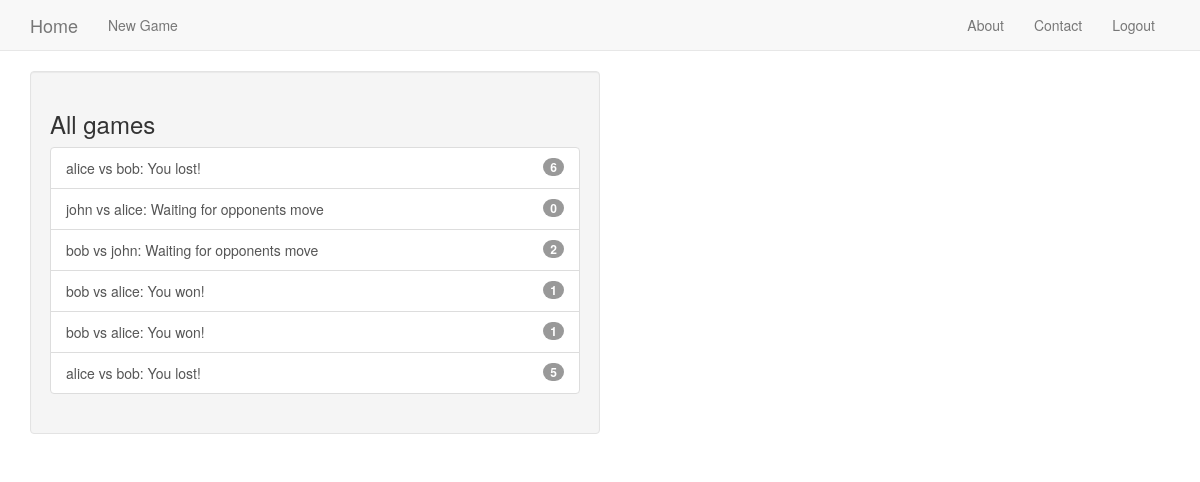
Screenshot of /tictactoe/game/all (signed in) with the database file from the repository.
### tictactoe/models.py (models this page shows, shortened)
class Game(models.Model):
    first_player = models.ForeignKey(User, related_name='games_first_player')
    second_player = models.ForeignKey(User, related_name='games_second_player')
    next_to_move = models.ForeignKey(User, related_name='games_to_move')
    start_time = models.DateTimeField(auto_now_add=True)
    last_active = models.DateTimeField(auto_now=True)
    status = models.CharField(max_length=1, default='A', choices=STATUS_CHOICES)
    objects = GamesManager()  # sets a new manager for this class.
    def __str__(self):
        return '{} vs {}'.format(self.first_player, self.second_player)

### tictactoe/views.py (the view)
# urls.py: url(r'game/all$', AllGamesList.as_view(), name='move'),
class AllGamesList(ListView):
    model = Game

### tictactoe/templates/tictactoe/game_list.html
{% extends 'base.html' %}
{% block content %}
    <div class="well col-sm-6">
    {% include 'tictactoe/game_list_snippet.html' with header="All games" games_list=object_list %}
    </div>
{% endblock %}

### tictactoe/templates/tictactoe/game_list_snippet.html
<h3 class="panel-header">{{ header }}</h3>
<div class="list-group" >
    {% for game in games_list %}
        <a class="list-group-item" href="{% url 'tictactoe:detail' pk=game.id %}">
            {{ game }}:
            {% if game.status == "A" %}
                {% if game.next_to_move == user %}Your turn{% else %}Waiting for opponents move{% endif %}
            {% elif game.status == "D" %}
                Draw
            {% elif game.status == "F" and user == game.first_player %}
                You won!
            {% elif game.status == "S" and user == game.second_player %}
                You won!
            {% else %}
                You lost!
            {% endif %}
            <span class="badge">{{ game.move_set.count }}</span></a>
    {% empty %}
        <span class="list-group-item">No games available.</span>
    {% endfor %}
</div>

### rows the page displays
Game: first_player+second_player "alice vs bob", status "You lost!", move_set.count "6"
Game: first_player+second_player "john vs alice", status "Waiting for opponents move", move_set.count "0"
Game: first_player+second_player "bob vs john", status "Waiting for opponents move", move_set.count "2"
Game: first_player+second_player "bob vs alice", status "You won!", move_set.count "1"
Game: first_player+second_player "bob vs alice", status "You won!", move_set.count "1"
Game: first_player+second_player "alice vs bob", status "You lost!", move_set.count "5"

### other values shown
{{ header }} "All games"
